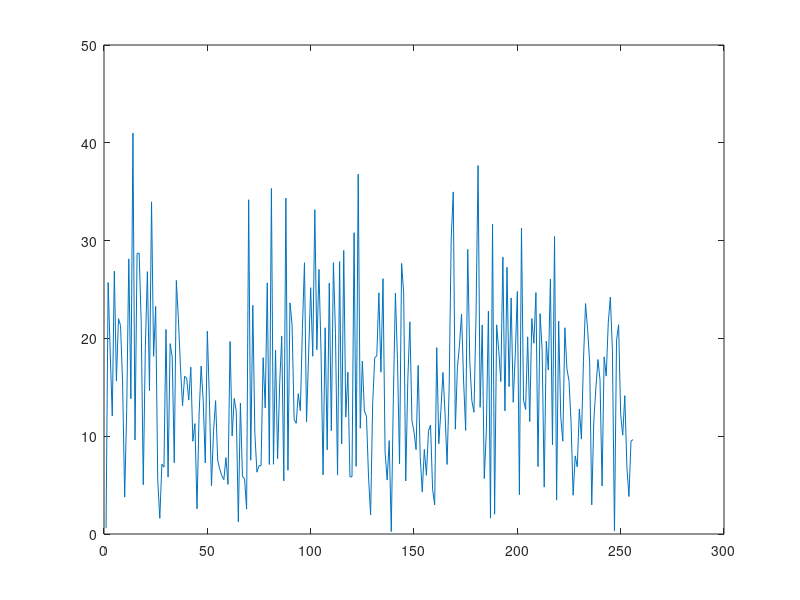
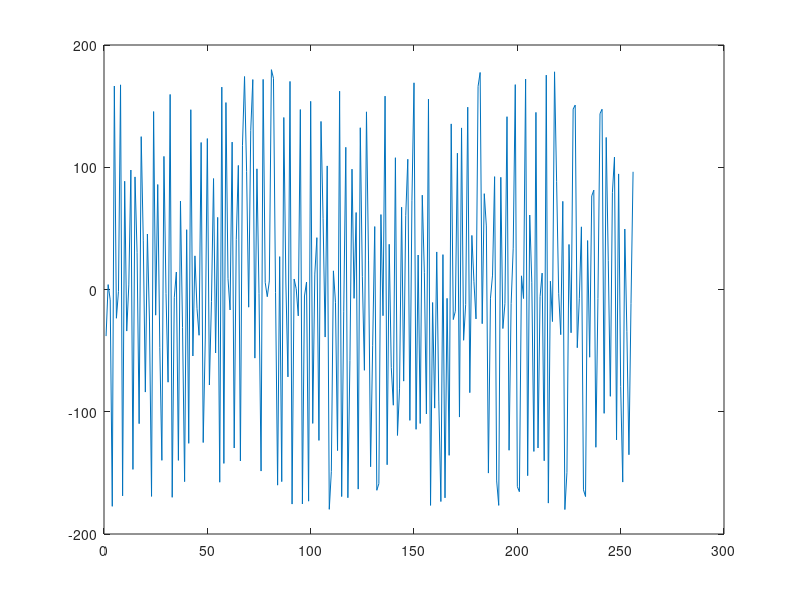
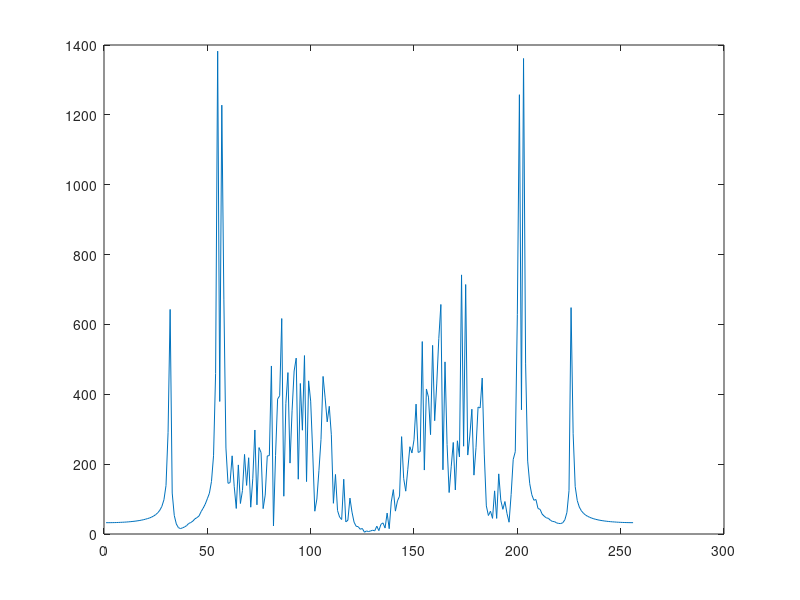

MATLAB code for these plots, in order:
%% generate white noise
noisePower = 0.12;
N = 256;
u1 = sqrt(noisePower) * randn(1,N);
u2 = sqrt(noisePower) *randn(1,N);


%% generate filter
B1 = [ 1 , 1.98 , 0.98];
B2 = [ 1 , -1.98 , 0.98]; 
B3 = [ 1 , -1.8418, 0.98];
B4 = [ 1 , -1.5, 0.98];
B5 = [1, -1.2727, 0.98];
B = conv(conv(conv(conv(B1,B2),B3),B4),B5);
%%
v1 = filter(B,1,u1);
v2 = filter(B,1,u2);
v = v1 + 1i * v2;
%%
a1 = 12;
a2 = 12;
a3 = 6;
f1 = 0.22;
f2 = 0.21;
f3 = 0.12;
t = 0 : (N-1);
x1 = a1 * sin( 2 * pi * f1 * t);
x2 = a2 * sin( 2 * pi * f2 * t);
x3 = a3 * sin( 2 * pi * f3 * t);
x = v + x1 + x2 + x3;
%%
figure;plot(abs(x));
figure;plot(rad2deg(angle(x)));
%%
y = fft(x);
figure;
plot(abs(y));

